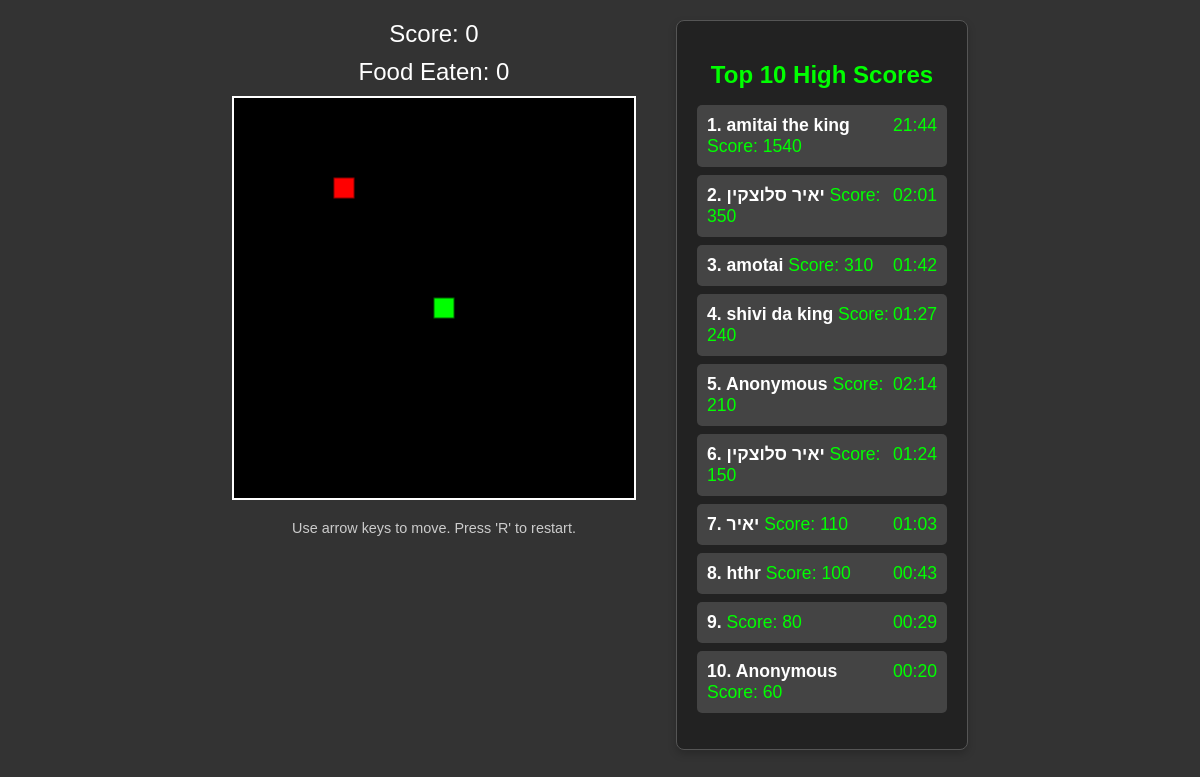
Page /amitai/snake on the committed database.
### amitai/models.py (models this page shows, shortened)
class GameRecord(models.Model):
    id = models.AutoField(primary_key=True)
    name = models.CharField(max_length=255)
    score = models.IntegerField()
    game_duration = models.DurationField()
    food_eaten = models.IntegerField()
    time_created = models.DateTimeField(auto_now_add=True)
    time_updated = models.DateTimeField(auto_now=True)

### amitai/views.py (the view)
# urls.py: path('snake', snake, name='snake'),
def snake(request):
    top_scores = GameRecord.objects.order_by('-score', '-time_created').values('name', 'score', 'game_duration')[:10]
    top_scores_list = []
    for record in top_scores:
        total_seconds = int(record['game_duration'].total_seconds())
        hours, remainder = divmod(total_seconds, 3600)
        minutes, seconds = divmod(remainder, 60)
        if hours > 0:
            formatted_duration = f"{hours:02}:{minutes:02}:{seconds:02}"
        else:
            formatted_duration = f"{minutes:02}:{seconds:02}"
        top_scores_list.append({
            'name': record['name'],
            'score': record['score'],
            'game_duration_formatted': formatted_duration # Add the formatted duration
        })
    context = {
        'top_scores': top_scores_list
    }
    return render(request, 'snake_game/snake.html', context)

### amitai/templates/snake_game/snake.html (shortened to what this page needs)
<!DOCTYPE html>
<html lang="en">
<head>
</head>
<body>
    <div class="game-container">
        <div id="score">Score: 0</div>
        <div id="foodEaten">Food Eaten: 0</div>
        <canvas id="gameCanvas" width="400" height="400"></canvas>
        <div id="instructions">Use arrow keys to move. Press 'R' to restart.</div>
    </div>
    <div class="leaderboard-container">
        <h2>Top 10 High Scores</h2>
        <ol>
            {% if top_scores %}
                {% for record in top_scores %}
                    <li>
                        <div class="player-info">
                            <span>{{ forloop.counter }}. {{ record.name }}</span>
                            <span>Score: {{ record.score }}</span>
                        </div>
                        <span class="duration">{{ record.game_duration_formatted }}</span>
                    </li>
                {% endfor %}
            {% else %}
                <li>No scores recorded yet!</li>
            {% endif %}
        </ol>
    </div>
</body>
</html>

### amitai/templates/snake_game/snake.html (style rules this page uses)
body { display: flex; justify-content: center; align-items: flex-start; min-height: 100vh; background-color: #333; margin: 0; overflow: hidden; font-family: Arial, sans-serif; color: white; gap: 40px; padding-top: 20px; }
canvas { background-color: #000; border: 2px solid #fff; display: block; }
#score, #foodEaten { text-align: center; margin-bottom: 10px; font-size: 1.5em; }
#instructions { text-align: center; margin-top: 20px; font-size: 0.9em; color: #ccc; }
.game-container { text-align: center; }
.leaderboard-container { background-color: #222; border: 1px solid #555; padding: 20px; border-radius: 8px; width: 250px; box-shadow: 0 4px 8px rgba(0, 0, 0, 0.2); }
.leaderboard-container h2 { text-align: center; color: #0f0; margin-bottom: 15px; }
.leaderboard-container ol { list-style: none; padding: 0; }
.leaderboard-container li { background-color: #444; margin-bottom: 8px; padding: 10px; border-radius: 5px; display: flex; justify-content: space-between; font-size: 1.1em; }
.leaderboard-container li span:first-child { font-weight: bold; color: #fff; }
.leaderboard-container li span:last-child { color: #0f0; }

### rows in the picture
GameRecord: name "amitai the king", score "1540", game_duration_formatted "21:44"
GameRecord: name "amotai", score "310", game_duration_formatted "01:42"
GameRecord: name "shivi da king", score "240", game_duration_formatted "01:27"
GameRecord: name "יאיר", score "110", game_duration_formatted "01:03"
GameRecord: name "hthr", score "100", game_duration_formatted "00:43"

### other values in the picture
{{ record.name }} "יאיר סלוצקין" "Anonymous" "יאיר סלוצקין" "Anonymous"
{{ record.score }} "350" "210" "150" "80" "60"
{{ record.game_duration_formatted }} "02:01" "02:14" "01:24" "00:29" "00:20"
